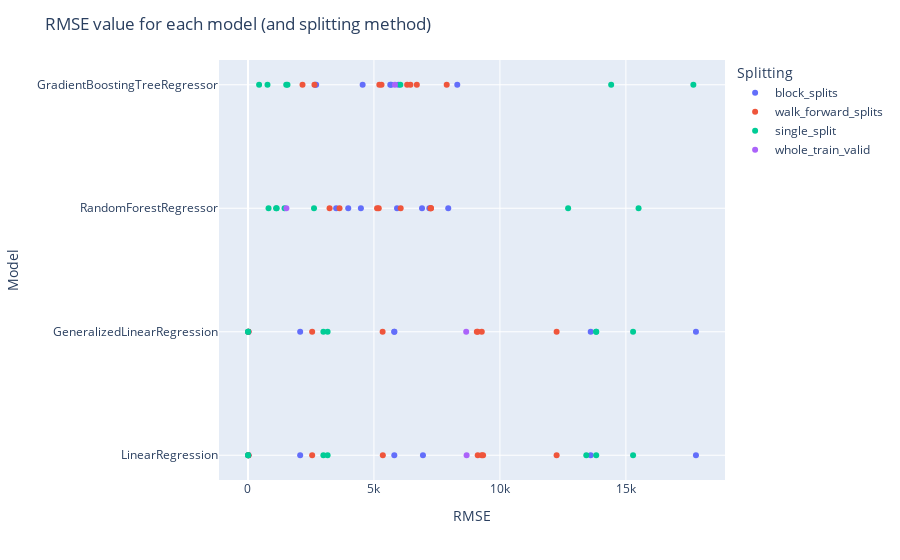

Notebook source saved alongside this figure:
### Code cell
adv_scatter_plot(train_valid_results, "RMSE", "Model", "Splitting", "RMSE value for each model (and splitting method)")

### Figure 1 — Plotly figure (JSON) as saved in the notebook; plotly's stock layout.template omitted (floating-point values rounded to 4 significant figures)
{"data": [{"hovertemplate": "Splitting=block_splits<br>RMSE=%{x}<br>Model=%{y}<extra></extra>", "legendgroup": "block_splits", "marker": {"color": "#636efa", "symbol": "circle"}, "mode": "markers", "name": "block_splits", "orientation": "h", "showlegend": true, "type": "scatter", "x": [17.96, 10.66, 17780.0, 2072.0, 5808.0, 13600.0, 6946.0, 17.96, 10.66, 17780.0, 2072.0, 5808.0, 13600.0, 5808.0, 3979.0, 3501.0, 5916.0, 4483.0, 7199.0, 7949.0, 6909.0, 2669.0, 2706.0, 5973.0, 4552.0, 5649.0, 8308.0, 5685.0], "xaxis": "x", "y": ["LinearRegression", "LinearRegression", "LinearRegression", "LinearRegression", "LinearRegression", "LinearRegression", "LinearRegression", "GeneralizedLinearRegression", "GeneralizedLinearRegression", "GeneralizedLinearRegression", "GeneralizedLinearRegression", "GeneralizedLinearRegression", "GeneralizedLinearRegression", "GeneralizedLinearRegression", "RandomForestRegressor", "RandomForestRegressor", "RandomForestRegressor", "RandomForestRegressor", "RandomForestRegressor", "RandomForestRegressor", "RandomForestRegressor", "GradientBoostingTreeRegressor", "GradientBoostingTreeRegressor", "GradientBoostingTreeRegressor", "GradientBoostingTreeRegressor", "GradientBoostingTreeRegressor", "GradientBoostingTreeRegressor", "GradientBoostingTreeRegressor"], "yaxis": "y"}, {"hovertemplate": "Splitting=walk_forward_splits<br>RMSE=%{x}<br>Model=%{y}<extra></extra>", "legendgroup": "walk_forward_splits", "marker": {"color": "#EF553B", "symbol": "circle"}, "mode": "markers", "name": "walk_forward_splits", "orientation": "h", "showlegend": true, "type": "scatter", "x": [22.96, 11.14, 12250.0, 2548.0, 9120.0, 9280.0, 9332.0, 22.96, 11.14, 12250.0, 2548.0, 9120.0, 9280.0, 9084.0, 3634.0, 3240.0, 6060.0, 5191.0, 7260.0, 7265.0, 7246.0, 2639.0, 2165.0, 6449.0, 5301.0, 6317.0, 7888.0, 6703.0, 5353.0, 5344.0, 5124.0, 5214.0], "xaxis": "x", "y": ["LinearRegression", "LinearRegression", "LinearRegression", "LinearRegression", "LinearRegression", "LinearRegression", "LinearRegression", "GeneralizedLinearRegression", "GeneralizedLinearRegression", "GeneralizedLinearRegression", "GeneralizedLinearRegression", "GeneralizedLinearRegression", "GeneralizedLinearRegression", "GeneralizedLinearRegression", "RandomForestRegressor", "RandomForestRegressor", "RandomForestRegressor", "RandomForestRegressor", "RandomForestRegressor", "RandomForestRegressor", "RandomForestRegressor", "GradientBoostingTreeRegressor", "GradientBoostingTreeRegressor", "GradientBoostingTreeRegressor", "GradientBoostingTreeRegressor", "GradientBoostingTreeRegressor", "GradientBoostingTreeRegressor", "GradientBoostingTreeRegressor", "LinearRegression", "GeneralizedLinearRegression", "RandomForestRegressor", "GradientBoostingTreeRegressor"], "yaxis": "y"}, {"hovertemplate": "Splitting=single_split<br>RMSE=%{x}<br>Model=%{y}<extra></extra>", "legendgroup": "single_split", "marker": {"color": "#00cc96", "symbol": "circle"}, "mode": "markers", "name": "single_split", "orientation": "h", "showlegend": true, "type": "scatter", "x": [3.302, 6.209, 2993.0, 3161.0, 13820.0, 15290.0, 13430.0, 3.302, 6.209, 2993.0, 3161.0, 13820.0, 15290.0, 13820.0, 1452.0, 816.7, 1117.0, 2621.0, 12710.0, 1139.0, 15500.0, 774.9, 441.8, 1519.0, 6049.0, 17680.0, 1569.0, 14420.0], "xaxis": "x", "y": ["LinearRegression", "LinearRegression", "LinearRegression", "LinearRegression", "LinearRegression", "LinearRegression", "LinearRegression", "GeneralizedLinearRegression", "GeneralizedLinearRegression", "GeneralizedLinearRegression", "GeneralizedLinearRegression", "GeneralizedLinearRegression", "GeneralizedLinearRegression", "GeneralizedLinearRegression", "RandomForestRegressor", "RandomForestRegressor", "RandomForestRegressor", "RandomForestRegressor", "RandomForestRegressor", "RandomForestRegressor", "RandomForestRegressor", "GradientBoostingTreeRegressor", "GradientBoostingTreeRegressor", "GradientBoostingTreeRegressor", "GradientBoostingTreeRegressor", "GradientBoostingTreeRegressor", "GradientBoostingTreeRegressor", "GradientBoostingTreeRegressor"], "yaxis": "y"}, {"hovertemplate": "Splitting=whole_train_valid<br>RMSE=%{x}<br>Model=%{y}<extra></extra>", "legendgroup": "whole_train_valid", "marker": {"color": "#ab63fa", "symbol": "circle"}, "mode": "markers", "name": "whole_train_valid", "orientation": "h", "showlegend": true, "type": "scatter", "x": [8678.0, 8662.0, 1525.0, 5832.0], "xaxis": "x", "y": ["LinearRegression", "GeneralizedLinearRegression", "RandomForestRegressor", "GradientBoostingTreeRegressor"], "yaxis": "y"}], "layout": {"legend": {"title": {"text": "Splitting"}, "tracegroupgap": 0}, "margin": {"t": 60}, "title": {"text": "RMSE value for each model (and splitting method)"}, "xaxis": {"anchor": "y", "domain": [0, 1], "title": {"text": "RMSE"}}, "yaxis": {"anchor": "x", "domain": [0, 1], "title": {"text": "Model"}}}}
